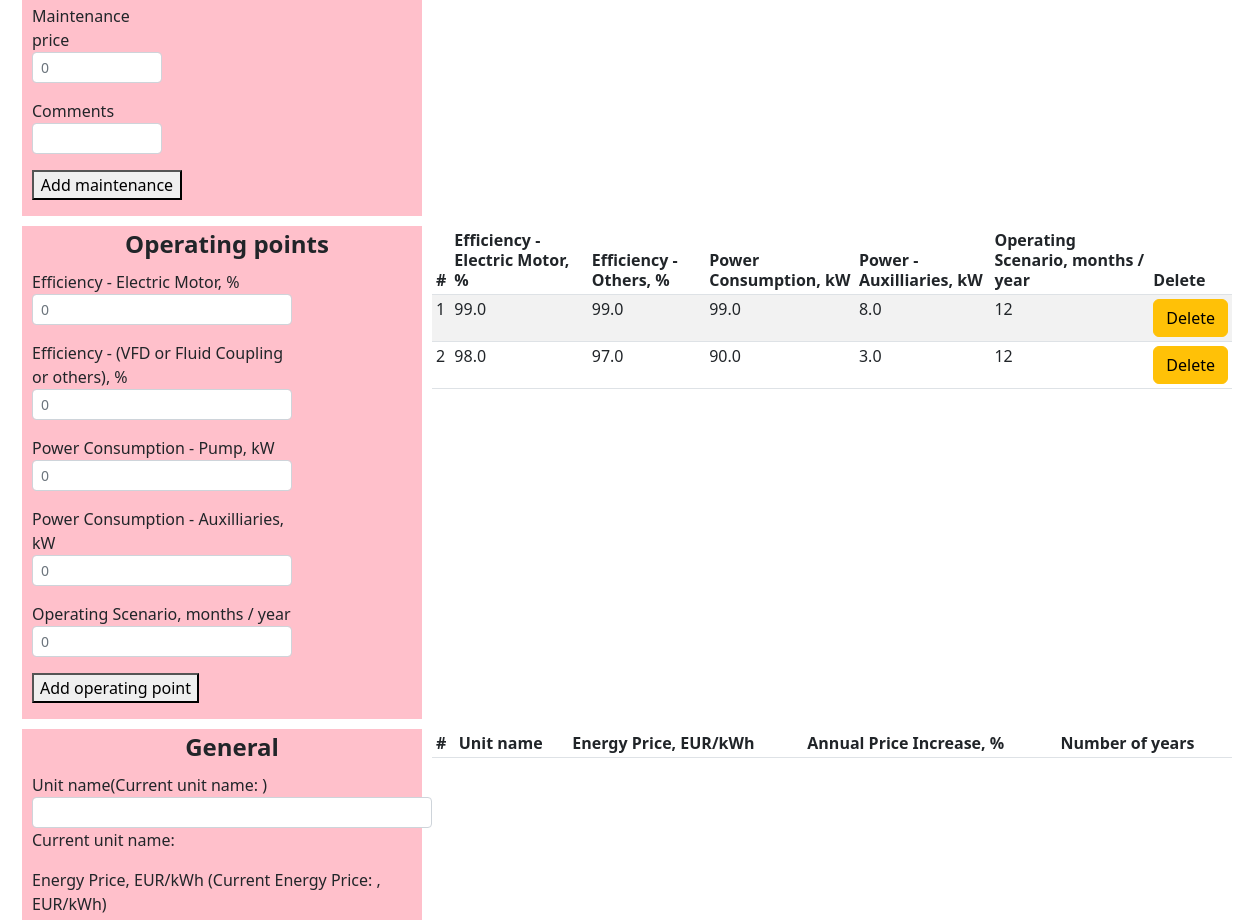
The page /form_page/add_point (middle part) on the database as committed earlier.
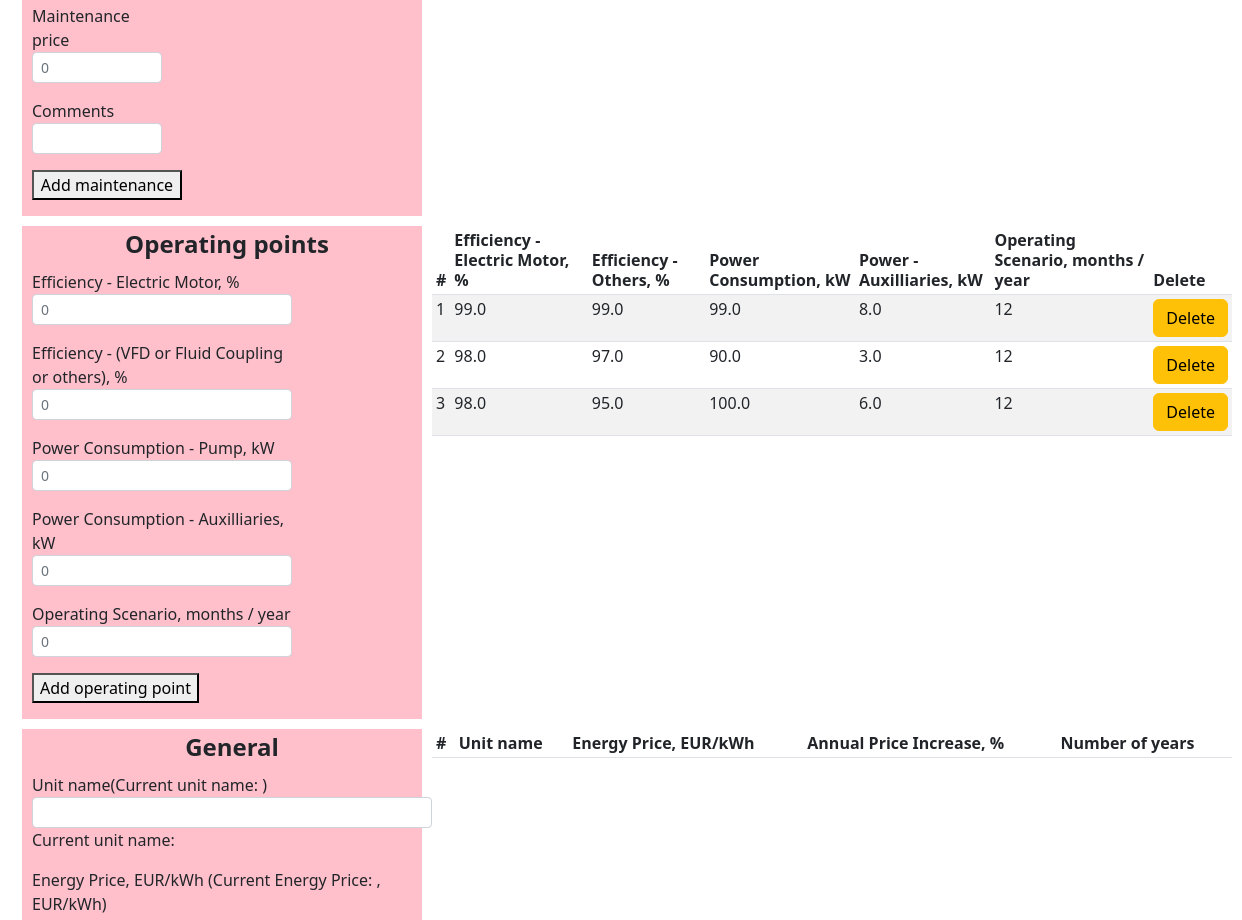
The same page on the database as committed later.
### app.py (models this page shows, shortened)
class Point(db.Model):
    id = db.Column(db.Integer, primary_key=True)
    eff_driver = db.Column(db.Float, nullable=False)
    eff_other = db.Column(db.Float, nullable=False)
    power_pump = db.Column(db.Float, nullable=False)
    power_aux = db.Column(db.Float, nullable=False)
    scenario = db.Column(db.Integer, nullable=False)

### app.py (the view)
@app.route('/form_page/add_point', methods=['POST','GET'])
def form_page_add_point():
    points = Point.query.all()
    eff_driver = 0
    eff_other = 0
    power_pump = 0
    power_aux = 0
    scenario = 0
    if request.method=="POST":
        points = Point.query.all()
        eff_driver = request.form["eff_driver"]
        eff_other = request.form["eff_other"]
        power_pump = request.form["power_pump"]
        power_aux = request.form["power_aux"]
        scenario = request.form["scenario"]
        point=Point(eff_driver=eff_driver,eff_other=eff_other,power_pump=power_pump,power_aux=power_aux,scenario=scenario)
        try:
            db.session.add(point)
            db.session.commit()
            return redirect(url_for('form_page'))
        except:
            return "При добалении данных произошла ошибка"
    else:
        return render_template('form_page.html', points=points, eff_driver=eff_driver,eff_other=eff_other,power_pump=power_pump,power_aux=power_aux,scenario=scenario)

### templates/form_page.html (shortened to what the changed rows need)
{% extends 'base.html'%}
{%block body%}
<section class="container">
  <div class="tab3">
      <table class="table table-striped table-sm">
          <thead>
          <th scope="col">#</th>
              <th scope="col">Efficiency - Electric Motor, %</th>
                <th scope="col">Efficiency - Others, %</th>
                <th scope="col">Power Consumption, kW</th>
                <th scope="col">Power - Auxilliaries, kW </th>
                <th scope="col">Operating Scenario, months / year</th>
                <th scope="col">Delete</th>
          </thead>
     <tbody>{% for k in points %}
            <tr>
                <td class="counterCell"></td>
                <td> {{k.eff_driver}}</td>
                <td> {{k.eff_other}}</td>
                <td> {{k.power_pump}}</td>
                <td> {{k.power_aux}}</td>
                <td> {{k.scenario}}</td>
                <td><a class="btn btn-warning" href='/form_page/{{k.id}}/del_point'>Delete</a></td>
            </tr>
            {% endfor %}
     </tbody>
        </table>
  </div>
<div class="tab4">
      <table class="table table-striped table-sm">
          <thead>
          <th scope="col">#</th>
              <th scope="col">Unit name</th>
              <th scope="col">Energy Price, EUR/kWh</th>
                <th scope="col">Annual Price Increase, % </th>
                <th scope="col"> Number of years</th>
          </thead>
        </table>
  </div>
</section>
    {%endblock%}

Rows that differ between the two databases and show on the page:
added Point: eff_driver "98.0", eff_other "95.0", power_pump "100.0", power_aux "6.0", scenario "12"
